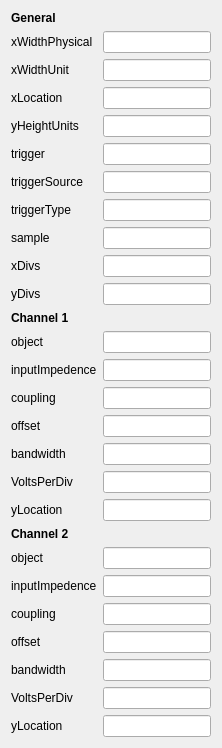
              <widget class="QWidget" name="MetaTab">
               <attribute name="title">
                <string>Meta</string>
               </attribute>
               <layout class="QFormLayout" name="formLayout_2">
                <item row="0" column="0">
                 <widget class="QLabel" name="GeneralMetaLabel">
                  <property name="text">
                   <string>&lt;b&gt;General&lt;/b&gt;</string>
                  </property>
                 </widget>
                </item>
                <item row="1" column="0">
                 <widget class="QLabel" name="xWidthPhysicalLabel">
                  <property name="text">
                   <string>xWidthPhysical</string>
                  </property>
                 </widget>
                </item>
                <item row="1" column="1">
                 <widget class="QLineEdit" name="xWidthPhysicalRO">
                  <property name="readOnly">
                   <bool>true</bool>
                  </property>
                 </widget>
                </item>
                <item row="2" column="0">
                 <widget class="QLabel" name="xWidthUnitLabel">
                  <property name="text">
                   <string>xWidthUnit</string>
                  </property>
                 </widget>
                </item>
                <item row="2" column="1">
                 <widget class="QLineEdit" name="xWidthUnitRO">
                  <property name="readOnly">
                   <bool>true</bool>
                  </property>
                 </widget>
                </item>
                <item row="3" column="0">
                 <widget class="QLabel" name="xLocationLabel">
                  <property name="text">
                   <string>xLocation</string>
                  </property>
                 </widget>
                </item>
                <item row="3" column="1">
                 <widget class="QLineEdit" name="xLocationRO">
                  <property name="readOnly">
                   <bool>true</bool>
                  </property>
                 </widget>
                </item>
                <item row="4" column="0">
                 <widget class="QLabel" name="yHeightUnitsLabel">
                  <property name="text">
                   <string>yHeightUnits</string>
                  </property>
                 </widget>
                </item>
                <item row="4" column="1">
                 <widget class="QLineEdit" name="yHeightUnitsRO">
                  <property name="readOnly">
                   <bool>true</bool>
                  </property>
                 </widget>
                </item>
                <item row="5" column="0">
                 <widget class="QLabel" name="triggerLabel">
                  <property name="text">
                   <string>trigger</string>
                  </property>
                 </widget>
                </item>
                <item row="5" column="1">
                 <widget class="QLineEdit" name="triggerRO">
                  <property name="readOnly">
                   <bool>true</bool>
                  </property>
                 </widget>
                </item>
                <item row="6" column="0">
                 <widget class="QLabel" name="triggerSourceLabel">
                  <property name="text">
                   <string>triggerSource</string>
                  </property>
                 </widget>
                </item>
                <item row="6" column="1">
                 <widget class="QLineEdit" name="triggerSourceRO">
                  <property name="readOnly">
                   <bool>true</bool>
                  </property>
                 </widget>
                </item>
                <item row="7" column="0">
                 <widget class="QLabel" name="triggerTypeLabel">
                  <property name="text">
                   <string>triggerType</string>
                  </property>
                 </widget>
                </item>
                <item row="7" column="1">
                 <widget class="QLineEdit" name="triggerTypeRO">
                  <property name="readOnly">
                   <bool>true</bool>
                  </property>
                 </widget>
                </item>
                <item row="8" column="0">
                 <widget class="QLabel" name="sampleLabel">
                  <property name="text">
                   <string>sample</string>
                  </property>
                 </widget>
                </item>
                <item row="8" column="1">
                 <widget class="QLineEdit" name="sampleRO">
                  <property name="readOnly">
                   <bool>true</bool>
                  </property>
                 </widget>
                </item>
                <item row="9" column="0">
                 <widget class="QLabel" name="xDivsLabel">
                  <property name="text">
                   <string>xDivs</string>
                  </property>
                 </widget>
                </item>
                <item row="9" column="1">
                 <widget class="QLineEdit" name="xDivsRO">
                  <property name="readOnly">
                   <bool>true</bool>
                  </property>
                 </widget>
                </item>
                <item row="10" column="0">
                 <widget class="QLabel" name="yDivsLabel">
                  <property name="text">
                   <string>yDivs</string>
                  </property>
                 </widget>
                </item>
                <item row="10" column="1">
                 <widget class="QLineEdit" name="yDivsRO">
                  <property name="readOnly">
                   <bool>true</bool>
                  </property>
                 </widget>
                </item>
                <item row="11" column="0">
                 <widget class="QLabel" name="Channel1Label">
                  <property name="text">
                   <string>&lt;b&gt;Channel 1&lt;/b&gt;</string>
                  </property>
                 </widget>
                </item>
                <item row="12" column="0">
                 <widget class="QLabel" name="object1Label">
                  <property name="text">
                   <string>object</string>
                  </property>
                 </widget>
                </item>
                <item row="12" column="1">
                 <widget class="QLineEdit" name="object1RO">
                  <property name="readOnly">
                   <bool>true</bool>
                  </property>
                 </widget>
                </item>
                <item row="13" column="0">
                 <widget class="QLabel" name="inputImpedence1Label">
                  <property name="text">
                   <string>inputImpedence</string>
                  </property>
                 </widget>
                </item>
                <item row="13" column="1">
                 <widget class="QLineEdit" name="inputImpedence1RO">
                  <property name="readOnly">
                   <bool>true</bool>
                  </property>
                 </widget>
                </item>
                <item row="14" column="0">
                 <widget class="QLabel" name="coupling1Label">
                  <property name="text">
                   <string>coupling</string>
                  </property>
                 </widget>
                </item>
                <item row="14" column="1">
                 <widget class="QLineEdit" name="coupling1RO">
                  <property name="readOnly">
                   <bool>true</bool>
                  </property>
                 </widget>
                </item>
                <item row="15" column="0">
                 <widget class="QLabel" name="offset1Label">
                  <property name="text">
                   <string>offset</string>
                  </property>
                 </widget>
                </item>
                <item row="15" column="1">
                 <widget class="QLineEdit" name="offset1RO">
                  <property name="readOnly">
                   <bool>true</bool>
                  </property>
                 </widget>
                </item>
                <item row="16" column="0">
                 <widget class="QLabel" name="bandwidth1Label">
                  <property name="text">
                   <string>bandwidth</string>
                  </property>
                 </widget>
                </item>
                <item row="16" column="1">
                 <widget class="QLineEdit" name="bandwidth1RO">
                  <property name="readOnly">
                   <bool>true</bool>
                  </property>
                 </widget>
                </item>
                <item row="17" column="0">
                 <widget class="QLabel" name="VoltsPerDiv1Label">
                  <property name="text">
                   <string>VoltsPerDiv</string>
                  </property>
                 </widget>
                </item>
                <item row="17" column="1">
                 <widget class="QLineEdit" name="VoltsPerDiv1RO">
                  <property name="readOnly">
                   <bool>true</bool>
                  </property>
                 </widget>
                </item>
                <item row="18" column="0">
                 <widget class="QLabel" name="yLocation1Label">
                  <property name="text">
                   <string>yLocation</string>
                  </property>
                 </widget>
                </item>
                <item row="18" column="1">
                 <widget class="QLineEdit" name="yLocation1RO">
                  <property name="readOnly">
                   <bool>true</bool>
                  </property>
                 </widget>
                </item>
                <item row="19" column="0">
                 <widget class="QLabel" name="Channel2Label">
                  <property name="text">
                   <string>&lt;b&gt;Channel 2&lt;/b&gt;</string>
                  </property>
                 </widget>
                </item>
                <item row="20" column="0">
                 <widget class="QLabel" name="object2Label">
                  <property name="text">
                   <string>object</string>
                  </property>
                 </widget>
                </item>
                <item row="20" column="1">
                 <widget class="QLineEdit" name="object2RO">
                  <property name="readOnly">
                   <bool>true</bool>
                  </property>
                 </widget>
                </item>
                <item row="21" column="0">
                 <widget class="QLabel" name="inputImpedence2Label">
                  <property name="text">
                   <string>inputImpedence</string>
                  </property>
                 </widget>
                </item>
                <item row="21" column="1">
                 <widget class="QLineEdit" name="inputImpedence2RO">
                  <property name="readOnly">
                   <bool>true</bool>
                  </property>
                 </widget>
                </item>
                <item row="22" column="0">
                 <widget class="QLabel" name="coupling2Label">
                  <property name="text">
                   <string>coupling</string>
                  </property>
                 </widget>
                </item>
                <item row="22" column="1">
                 <widget class="QLineEdit" name="coupling2RO">
                  <property name="readOnly">
                   <bool>true</bool>
                  </property>
                 </widget>
                </item>
                <item row="23" column="0">
                 <widget class="QLabel" name="offset2Label">
                  <property name="text">
                   <string>offset</string>
                  </property>
                 </widget>
                </item>
                <item row="23" column="1">
                 <widget class="QLineEdit" name="offset2RO">
                  <property name="readOnly">
                   <bool>true</bool>
                  </property>
                 </widget>
                </item>
                <item row="24" column="0">
                 <widget class="QLabel" name="bandwidth2Label">
                  <property name="text">
                   <string>bandwidth</string>
                  </property>
                 </widget>
                </item>
                <item row="24" column="1">
                 <widget class="QLineEdit" name="bandwidth2RO">
                  <property name="readOnly">
                   <bool>true</bool>
                  </property>
                 </widget>
                </item>
                <item row="25" column="0">
                 <widget class="QLabel" name="VoltsPerDiv2Label">
                  <property name="text">
                   <string>VoltsPerDiv</string>
                  </property>
                 </widget>
                </item>
                <item row="25" column="1">
                 <widget class="QLineEdit" name="VoltsPerDiv2RO">
                  <property name="readOnly">
                   <bool>true</bool>
                  </property>
                 </widget>
                </item>
                <item row="26" column="0">
                 <widget class="QLabel" name="yLocation2Label">
                  <property name="text">
                   <string>yLocation</string>
                  </property>
                 </widget>
                </item>
                <item row="26" column="1">
                 <widget class="QLineEdit" name="yLocation2RO">
                  <property name="readOnly">
                   <bool>true</bool>
                  </property>
                 </widget>
                </item>
               </layout>
              </widget>
